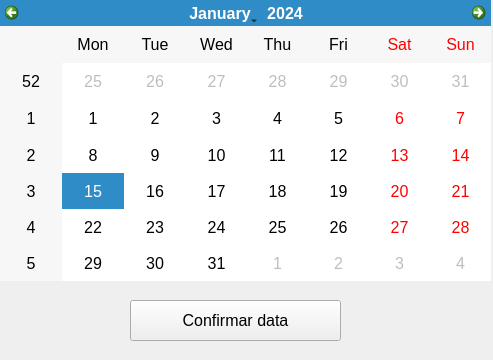
<?xml version="1.0" encoding="UTF-8"?>
<ui version="4.0">
 <class>tela_relatorio_vendas_data</class>
 <widget class="QWidget" name="tela_relatorio_vendas_data">
  <property name="geometry">
   <rect>
    <x>0</x>
    <y>0</y>
    <width>493</width>
    <height>360</height>
   </rect>
  </property>
  <property name="windowTitle">
   <string>Relatório Vendas</string>
  </property>
  <widget class="QCalendarWidget" name="calendario">
   <property name="geometry">
    <rect>
     <x>0</x>
     <y>0</y>
     <width>491</width>
     <height>281</height>
    </rect>
   </property>
   <property name="font">
    <font>
     <pointsize>12</pointsize>
    </font>
   </property>
  </widget>
  <widget class="QPushButton" name="pushButton">
   <property name="geometry">
    <rect>
     <x>130</x>
     <y>300</y>
     <width>211</width>
     <height>41</height>
    </rect>
   </property>
   <property name="font">
    <font>
     <pointsize>12</pointsize>
    </font>
   </property>
   <property name="text">
    <string>Confirmar data</string>
   </property>
  </widget>
 </widget>
 <resources/>
 <connections/>
</ui>
